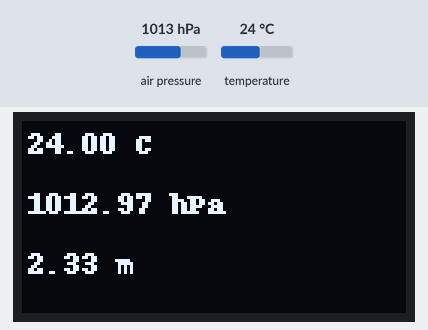
The program below on a simulated Raspberry Pi (BCM pin numbers). On the bench: 128×64 one-colour display. Inputs (shaded band) come from the test bench; at power-on: air pressure 1013 hPa, temperature 24 °C. Library files of the repository ran but are not shown: BMP180.py, SSD1306.py; what the program prints to the terminal is not drawn.

Above: at 1.2 s.
1.3 s: air pressure set to 952 hPa
At 3.4 s:
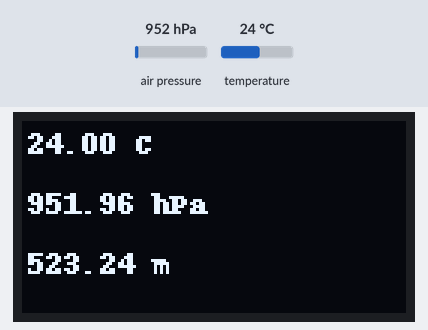
3.7 s: temperature set to 12 °C
At 4.7 s:
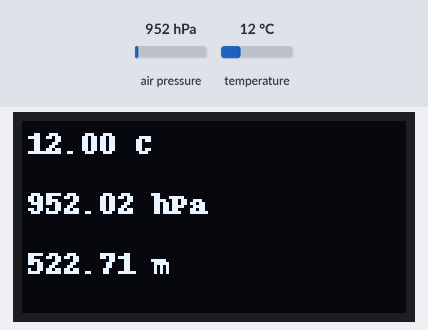
5.9 s: air pressure set to 975 hPa
At 7.1 s:
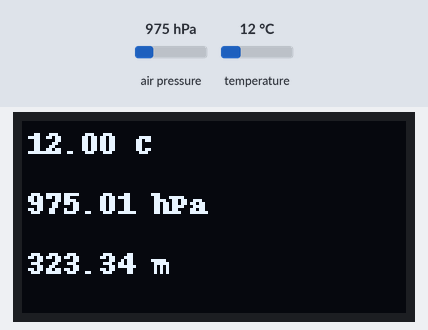
8.0 s: temperature set to 19 °C
At 9.4 s:
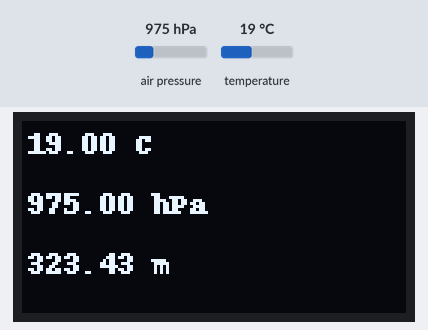
Timing chart, 0 to 11.0 s (numbered marks = the images above; inputs shaded):
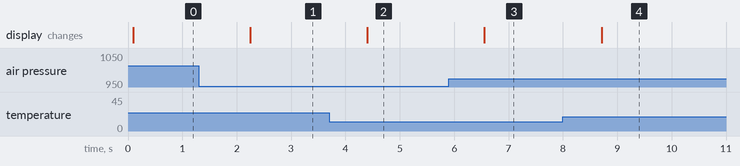

Measured:
- after the input at 1.3 s, the display: changes after 0.95 s (image 1)
- after the input at 3.7 s, the display: changes after 0.70 s (image 2)
- after the input at 5.9 s, the display: changes after 0.66 s (image 3)
- after the input at 8.0 s, the display: changes after 0.71 s (image 4)

The program:

ssd1306_bmp180.py
```python
'''=====================================================================
  This program is free software: you can redistribute it and/or modify
  it under the terms of the GNU General Public License as published by
  the Free Software Foundation, either version 3 of the License, or
  (at your option) any later version.

  This program is distributed in the hope that it will be useful,
  but WITHOUT ANY WARRANTY; without even the implied warranty of
  MERCHANTABILITY or FITNESS FOR A PARTICULAR PURPOSE.  See the
  GNU General Public License for more details.

  You should have received a copy of the GNU General Public License
  along with this program.  If not, see <http://www.gnu.org/licenses/>.
  ---------------------------------------------------------------------
  Purpose : Use BMP180 to obtain three sensor readings: temperature,
            barometric pressure and altitude. BMP180 uses an I2C
            interface.
            Show these readings on SSD1306 OLED display. This uses an
            SPI interface.
            RPI is used with the WaveShare Pioneer600 that contains
            both BM180 and SSD1306. Code is adapted from examples at
            https://www.waveshare.com/wiki/File:Pioneer600-Code.tar.gz
            For this example, install Python packages (via pip3):
            smbus, pillow
  Date    : 19 Apr 2019
  Boards  : Raspberry Pi 2, 3
  =====================================================================
'''

import time
from BMP180 import BMP180
import spidev
import SSD1306
from PIL import Image, ImageDraw, ImageFont

bmp = BMP180()
disp = SSD1306.SSD1306(19, 16, spidev.SpiDev(0, 0))
disp.begin()
image = Image.new('1', (disp.width, disp.height))
draw = ImageDraw.Draw(image)
font = ImageFont.load_default()

while True:
    temperature = "{:.2f} C".format(bmp.read_temperature())
    pressure = "{:.2f} hPa".format(bmp.read_pressure() / 100.0)
    altitude = "{:.2f} m".format(bmp.read_altitude())

    print(temperature, pressure, altitude)

    draw.rectangle((0,0,disp.width,disp.height), outline=0, fill=0)
    draw.text((2, 2), temperature, font=font, fill=255)
    draw.text((2, 2+20), pressure, font=font, fill=255)
    draw.text((2, 2+40), altitude, font=font, fill=255)
    disp.image(image)
    disp.display()

    time.sleep(1)
```
